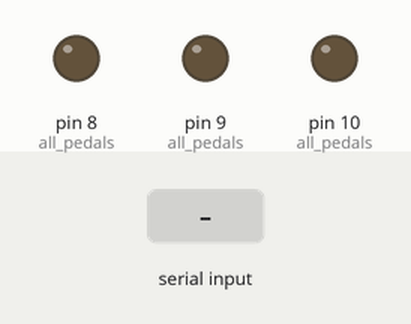
Simulated run of this sketch. Board: Arduino Uno, built with avr-gcc and run on an emulated ATmega328P. On the bench: output pins drawn as LEDs (lit = HIGH). The test bench sets the inputs (shaded band).

Above: at 1.2 s.
1.3 s: "200\n" received over Serial
At 2.5 s:
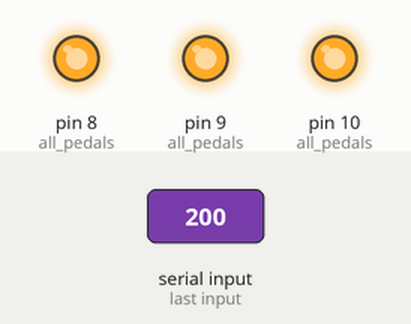
Timing chart, 0 to 4.3 s (numbered marks = the images above; inputs shaded):
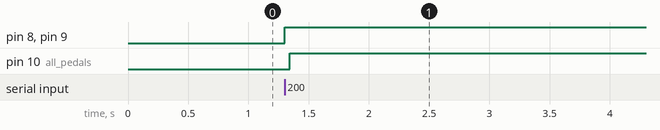

The sketch:

control_unit.ino
```cpp
#define PED1 8
#define PED2 9
#define PED3 10

int all_pedals[3] = {PED1, PED2, PED3};
int mode_1 = 0b111;
int mode_2 = 0b101;
int mode_3 = 0b100;
int all_modes[] = {mode_1, mode_2, mode_3};

int received;

void setup()
{
  // setup all pedal pins
  for (int i = 0; i < sizeof(all_pedals)/sizeof(int); i++)
  {
    pinMode(all_pedals[i], OUTPUT);
  }
  Serial.begin(9600);  // start serial
}

void loop()
{
  // check serial for messages
  if (Serial.available() > 0)
  {
    received = Serial.read();
    int received_as_int = received - '0'; // convert ascii to corresponding int
    if ((received_as_int >= 0) && (received_as_int < sizeof(all_pedals)/sizeof(int))) { // protect against non-valid inputs
      enable_pedals(received_as_int);
    }
  }
}

void kill_all() {
  for (int i = 0; i < sizeof(all_pedals)/sizeof(int); i++)
  {
    digitalWrite(all_pedals[i], LOW);
  }
}

void enable_pedals(int command) {
  /* starts all pedals according to mode */
  kill_all(); // start with killing all pedals
  // loop through mode variable and see which pedals to start
  int mode = all_modes[command];
  for (int i = 0; i < sizeof(all_pedals)/sizeof(int); i++)
  {
    if ((mode >> i) & 0x01) {
      digitalWrite(all_pedals[i], HIGH);
    }
  }
}
```

Measured:
- after the input at 1.3 s, pin 8 (all_pedals), pin 9 (all_pedals), pin 10 (all_pedals): LOW → HIGH at once
